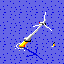

Here is the Python script that generated this plot:
"""Offshore wind farm block: one big 3-blade turbine on a yellow transition piece, standing in open sea.

The block is 100% water so many blocks can be laid side by side; the sea texture is periodic in 16 px
(the same ripple layout as the game's plain water tile), so block edges are seamless and the farm blends
into the surrounding ocean. The turbine is the same model as the land wind farm's (utilities/wind_farm.py),
drawn a little taller, with the tower rising up-right at 45 degrees as in the originals' projection.
"""
from _style import *
from _style import _apply_shadow

N = 64
# BLUE ripple dots of the game's plain water tile (row -> columns), repeated every 16 px
RIPPLE = {1: (3, 10), 3: (13,), 5: (7,), 6: (3,), 7: (11, 15), 9: (0, 4), 11: (10, 14), 12: (4, 5),
          14: (3, 11), 15: (15,)}
im = Image.new('RGB', (N, N), WATER)
for y in range(N):
    for x in range(N):
        if x % 16 in RIPPLE.get(y % 16, ()): px(im, x, y, BLUE)

BX, BY = 21, 45           # monopile at the waterline
TP = 6                    # height of the yellow transition piece
H, L = 16, 11             # tower height (px along the 45-degree axis) and blade length
ANG = -78                 # rotor angle of the first blade (deg)
TX, TY = BX + TP, BY - TP # top of the transition piece = foot of the tower
HX, HY = TX + H, TY - H   # hub


# --- shadow on the water (down-right), like the land turbines' shadows on grass
SX, SY = BX + 14, BY + 9
m = Image.new('L', im.size, 0); dm = ImageDraw.Draw(m)
dm.line([(BX + 2, BY + 2), (SX, SY)], fill=255)
dm.line([(BX + 3, BY + 2), (SX + 1, SY)], fill=255)
for k in range(3):
    a = math.radians(ANG + 120 * k)
    dm.line([(SX, SY), (SX + round(math.cos(a) * (L - 2)), SY + round(math.sin(a) * (L - 4)))], fill=255)
_apply_shadow(im, m)

# --- foam ring where the swell breaks on the monopile (brightest on the up-wave west side)
ellipse(im, BX - 5, BY - 2, BX + 4, BY + 3, None, LIGHT)
for (dx, dy) in [(-5, 0), (-5, 1), (-4, 2), (-3, 3), (-1, 3), (1, 3), (-4, -1), (-2, -2)]:
    px(im, BX + dx, BY + dy, WHITE)
for (dx, dy, c) in [(-7, 1, LIGHT), (-6, 3, WHITE), (-2, 5, LIGHT), (3, 5, WHITE), (6, 3, LIGHT)]:
    px(im, BX + dx, BY + dy, c)
line(im, [(BX - 1, BY + 2), (BX + 3, BY + 2)], BLUE)       # wet shadow at the waterline, east of the pile

# --- yellow transition piece: a short fat cylinder rising up-right out of the sea
for t in range(TP + 1):
    cx, cy = BX + t, BY - t
    line(im, [(cx - 2, cy), (cx + 1, cy)], YELLOW)
    px(im, cx - 2, cy, WHITE if 0 < t < TP else YELLOW)     # sunlit west edge
    px(im, cx + 2, cy, ORANGE)                               # shaded east side
    px(im, cx + 2, cy + 1, ORANGE)
line(im, [(BX - 2, BY + 1), (BX + 1, BY + 1)], ORANGE)
line(im, [(BX - 1, BY + 2), (BX + 2, BY + 2)], DARK)       # dark waterline band / marine growth
px(im, BX + 3, BY, RED); px(im, BX + 3, BY + 1, RED)       # red boat-landing fenders on the east side
# grey access platform with railing, overhanging the transition piece
rect(im, TX - 3, TY - 1, TX + 3, TY + 1, MID)
line(im, [(TX - 2, TY - 2), (TX + 2, TY - 2)], LIGHT)
line(im, [(TX - 3, TY - 1), (TX + 1, TY - 1)], WHITE)
line(im, [(TX - 2, TY + 2), (TX + 3, TY + 2)], BLACK)
px(im, TX + 3, TY + 1, BLACK); px(im, TX - 3, TY + 1, DARK)

# --- white tower: 3 px band at the foot tapering to 2 px, lit on the west
for t in range(H + 1):
    x, y = TX + t, TY - t
    px(im, x, y, LIGHT)
    px(im, x - 1, y, WHITE)
    if t < H * 2 // 3: px(im, x + 1, y, MID if t < H // 3 else LIGHT)
    if t < H // 3: px(im, x - 1, y - 1, WHITE)
# nacelle: a little box pointing into the wind (to the west), lit roof
rect(im, HX - 4, HY - 1, HX + 1, HY + 1, MID)
line(im, [(HX - 4, HY - 1), (HX, HY - 1)], WHITE)
line(im, [(HX - 4, HY + 1), (HX + 1, HY + 1)], DARK)
px(im, HX + 2, HY, BLACK); px(im, HX + 2, HY + 1, BLACK)
# three long white blades with a thicker root
for k in range(3):
    a = math.radians(ANG + 120 * k)
    ex, ey = HX + round(math.cos(a) * L), HY + round(math.sin(a) * L)
    line(im, [(HX, HY), (ex, ey)], WHITE)
    ox, oy = (0, 1) if abs(math.cos(a)) > abs(math.sin(a)) else (1, 0)
    for r in (2, 3, 4):
        mx, my = HX + round(math.cos(a) * r), HY + round(math.sin(a) * r)
        px(im, mx + ox, my + oy, LIGHT)
rect(im, HX - 1, HY - 1, HX, HY, WHITE); px(im, HX, HY, LIGHT); px(im, HX - 1, HY, DARK)   # spinner
px(im, HX - 4, HY - 1, RED)                                  # aviation light

# --- subsea cable marker buoy, on the line joining neighbouring turbines (reads as a cable route)
for (x, y) in [(53, 45)]:
    px(im, x + 1, y + 1, BLUE); px(im, x + 2, y + 1, BLUE)
    rect(im, x, y - 1, x + 1, y, YELLOW); px(im, x + 1, y, ORANGE); px(im, x + 1, y - 1, ORANGE)
    px(im, x, y - 2, BLACK); px(im, x + 1, y - 3, BLACK)
    px(im, x - 1, y + 1, WHITE); px(im, x, y + 1, LIGHT); px(im, x - 2, y + 1, LIGHT)

if __name__ == '__main__':
    save(im, 'offshore_wind', 'Offshore wind farm', '400 units of clean power; must be placed entirely on water',
         'utilities', 'power')
